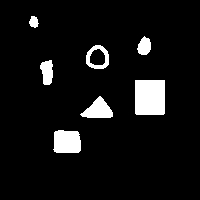
#> input picture Connected Component analysis/example.png, 200 x 200 px
$ python Connected_Component.py
#> lines starting #> are read from the running program, lines starting #| are printed output that depends on the picture; after the words box and inside, x2 and y2 are one past the last pixel; in counts of white or black regions, pixels touching at a corner belong together
#> further down, img is the input picture: shape (200, 200, 3); 7.1% white; 7 white regions, largest, box (x1, y1, x2, y2) and area: (135, 80, 165, 115) 1048, (53, 130, 81, 153) 581, (80, 96, 113, 118) 424
import numpy as np
def liantong(img):
    label=2
    row=img.shape[0]
#> row = 200
    col=img.shape[1]
#> col = 200
    img1=np.zeros(shape=(row+2,col+2))
    img1[1:row+1,1:col+1]=img
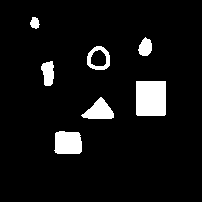
#> img1: shape (202, 202) float64; values 0 (black) and 1 (white), 6.9% white; 7 white regions, largest, box (x1, y1, x2, y2) and area: (136, 81, 166, 116) 1048, (54, 131, 82, 154) 581, (81, 97, 114, 119) 424
    equallist=[]
    for i in range(1,(row+1)):
        for j in range(1,(col+1)):
            if img1[i][j]==1:
                list4=[img1[i][j-1],img1[i-1][j]]
                if max(list4)==0:
                    img1[i][j]=label
                    label += 1
                elif min(list4)>1:
                    img1[i][j]=min(list4)
                    if list4[0]!=list4[1] and {list4[0],list4[1]} not in equallist:
                        equallist.append({list4[0],list4[1]})
                elif max(list4)>1 and min(list4)==0:
                    img1[i][j]=max(list4)
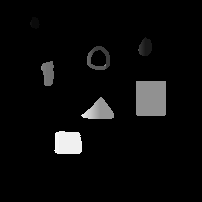
#> img1: shape (202, 202) float64; 6.95% of pixels changed, all inside (x1, y1, x2, y2) = (30, 17, 166, 154); drawn with min black and max white
#> after the loop, equallist = 46 items; label = 52
    l = len(equallist)
#> l = 46
    for i, k in enumerate(equallist):
        for j in range(i + 1, l):
            if k == equallist[j]:
                continue
            elif k.isdisjoint(equallist[j]):
                continue
            else:
                k = k | equallist[j]
                equallist[j] = {0}
        equallist[i] = k
#> this loop made 46 passes

    b = []
    for i in range(len(equallist)):
        if equallist[i] != {0}:
            b.append(equallist[i])
#> after the loop, b = 6 items
    e_num=len(b)
#> e_num = 6
    e_num_list=[i for i in range(1,e_num+1)]
#> e_num_list = [1, 2, 3, 4, 5, 6]
    for i in range(2,int(img1.max())+1):
        i_isequal=False
        for k,j in enumerate(b):
            if i in j:
                i_isequal=True
                mask1 = (img1 == i)
                mask2 = 1 - mask1
                img1 = img1 * mask2 + mask1 * e_num_list[k]
        if not i_isequal:

            e_num+=1
            mask1 = (img1 == i)
            mask2 = 1 - mask1
            img1 = img1 * mask2 + mask1 * e_num
#> this loop made 50 passes
#> e_num on pass 28: 7
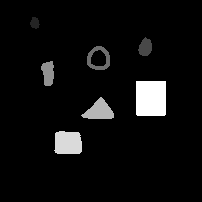
#> img1: shape (202, 202) float64; min 0, max 7, mean 0.372; drawn with min black and max white
#> after the loop, e_num = 7

    return img1[1:row+1,1:col+1]

if __name__ == '__main__':
    import cv2
    img=cv2.imread('example.png')
    img=img.transpose((2,0,1))
    img1=img[0]
    _,img_b=cv2.threshold(img1,200,1, cv2.THRESH_BINARY)
    import matplotlib.pyplot as plt
    plt.imshow(liantong(img_b))
